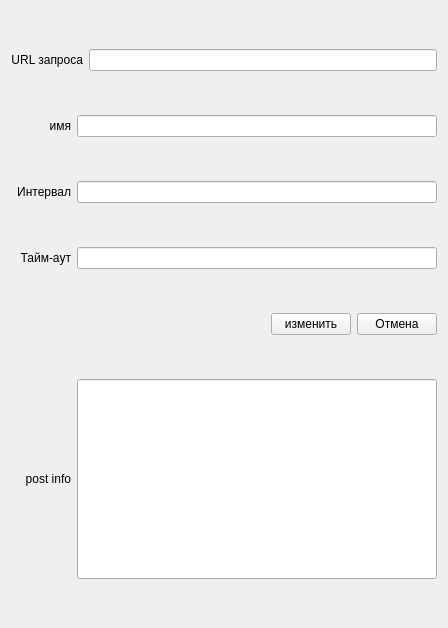
<?xml version="1.0" encoding="UTF-8"?>
<ui version="4.0">
 <class>ewidjet</class>
 <widget class="QWidget" name="ewidjet">
  <property name="geometry">
   <rect>
    <x>0</x>
    <y>0</y>
    <width>448</width>
    <height>628</height>
   </rect>
  </property>
  <property name="windowTitle">
   <string>edit</string>
  </property>
  <layout class="QVBoxLayout" name="verticalLayout_2">
   <item>
    <layout class="QHBoxLayout" name="horizontalLayout">
     <item>
      <widget class="QLabel" name="label">
       <property name="minimumSize">
        <size>
         <width>60</width>
         <height>0</height>
        </size>
       </property>
       <property name="text">
        <string>URL запроса</string>
       </property>
       <property name="alignment">
        <set>Qt::AlignRight|Qt::AlignTrailing|Qt::AlignVCenter</set>
       </property>
      </widget>
     </item>
     <item>
      <widget class="QLineEdit" name="requestUrl"/>
     </item>
    </layout>
   </item>
   <item>
    <layout class="QHBoxLayout" name="horizontalLayout_2">
     <item>
      <widget class="QLabel" name="label_2">
       <property name="minimumSize">
        <size>
         <width>60</width>
         <height>0</height>
        </size>
       </property>
       <property name="text">
        <string>имя</string>
       </property>
       <property name="alignment">
        <set>Qt::AlignRight|Qt::AlignTrailing|Qt::AlignVCenter</set>
       </property>
      </widget>
     </item>
     <item>
      <widget class="QLineEdit" name="requestTitle"/>
     </item>
    </layout>
   </item>
   <item>
    <layout class="QHBoxLayout" name="horizontalLayout_3">
     <item>
      <widget class="QLabel" name="label_3">
       <property name="minimumSize">
        <size>
         <width>60</width>
         <height>0</height>
        </size>
       </property>
       <property name="text">
        <string>Интервал</string>
       </property>
       <property name="alignment">
        <set>Qt::AlignRight|Qt::AlignTrailing|Qt::AlignVCenter</set>
       </property>
      </widget>
     </item>
     <item>
      <widget class="QLineEdit" name="intervalTime"/>
     </item>
    </layout>
   </item>
   <item>
    <layout class="QHBoxLayout" name="horizontalLayout_4">
     <item>
      <widget class="QLabel" name="label_4">
       <property name="minimumSize">
        <size>
         <width>60</width>
         <height>0</height>
        </size>
       </property>
       <property name="text">
        <string>Тайм-аут</string>
       </property>
       <property name="alignment">
        <set>Qt::AlignRight|Qt::AlignTrailing|Qt::AlignVCenter</set>
       </property>
      </widget>
     </item>
     <item>
      <widget class="QLineEdit" name="timeOut"/>
     </item>
    </layout>
   </item>
   <item>
    <layout class="QHBoxLayout" name="horizontalLayout_6">
     <item>
      <spacer name="horizontalSpacer_4">
       <property name="orientation">
        <enum>Qt::Horizontal</enum>
       </property>
       <property name="sizeHint" stdset="0">
        <size>
         <width>40</width>
         <height>20</height>
        </size>
       </property>
      </spacer>
     </item>
     <item>
      <widget class="QPushButton" name="sureBtn">
       <property name="text">
        <string>изменить</string>
       </property>
      </widget>
     </item>
     <item>
      <widget class="QPushButton" name="cancleBtn">
       <property name="text">
        <string>Отмена</string>
       </property>
      </widget>
     </item>
    </layout>
   </item>
   <item>
    <layout class="QHBoxLayout" name="horizontalLayout_7">
     <item>
      <widget class="QLabel" name="label_7">
       <property name="minimumSize">
        <size>
         <width>60</width>
         <height>0</height>
        </size>
       </property>
       <property name="text">
        <string>post info</string>
       </property>
       <property name="alignment">
        <set>Qt::AlignRight|Qt::AlignTrailing|Qt::AlignVCenter</set>
       </property>
      </widget>
     </item>
     <item>
      <widget class="QLineEdit" name="pos3">
       <property name="minimumSize">
        <size>
         <width>50</width>
         <height>200</height>
        </size>
       </property>
      </widget>
     </item>
    </layout>
   </item>
  </layout>
 </widget>
 <resources/>
 <connections/>
</ui>
